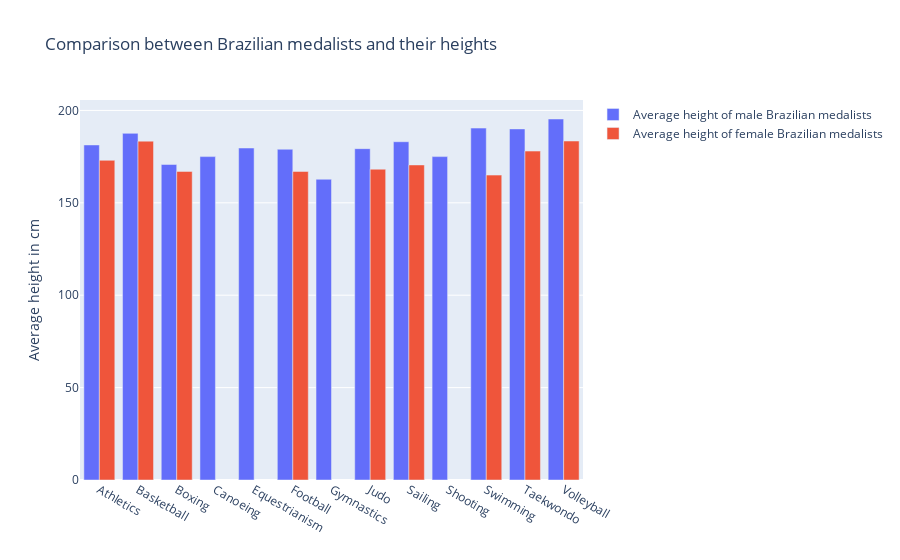

Notebook cell for this chart:
### Markdown cell above
Vamos caracterizar fisicamente nossos medalhistas, verificando se há alguma correlação entre o desempenho em certos esportes e o tipo físico dos atletas. 

Gere um gráfico de barras contendo os diferentes esportes no eixo X e a altura dos atletas no eixo Y. Utilize barras lado-a-lado para separar atletas do sexo masculino e feminino.

### Code cell
# Filtra os dados e salva no dataframe 'brazil_with_medals_masculine' apenas os registros de medalhistas brasileiros do
# sexo masculino
brazil_with_medals_masculine = brazil_with_medals.loc[brazil_with_medals['Sex'] == 'M']

# Filtra os dados e salva no dataframe 'brazil_with_medals_feminine' apenas os registros de medalhistas brasileiros do
# sexo feminino
brazil_with_medals_feminine = brazil_with_medals.loc[brazil_with_medals['Sex'] == 'F']

# Calcula a altura media dos medalhistas masculinos do Brasil por esporte
brazil_with_medals_masculine_by_sport_and_height = brazil_with_medals_masculine.groupby(["Sport"])["Height"].mean()

# Calcula a altura media dos medalhistas femininos do Brasil por esporte
brazil_with_medals_feminine_by_sport_and_height = brazil_with_medals_feminine.groupby(["Sport"])["Height"].mean()

# Realiza o merge dos dois dataframes de alturas medias em um dataframe 'data'
data = pd.merge(
    brazil_with_medals_masculine_by_sport_and_height,
    brazil_with_medals_feminine_by_sport_and_height,
    how='left',
    left_index = True,
    right_index = True,
)

# Renomeia as colunas
data.columns = ['Average height of male Brazilian medalists', 'Average height of female Brazilian medalists']

# Reseta o index do datafram para transforma em outra coluna
data.reset_index(inplace=True)

# Cria a figura do grafico no modo de agrupamento
fig = px.bar(
    title = 'Comparison between Brazilian medalists and their heights',
    barmode ='group'
)

# Adicionar as barras relativas aos medalhistas masculinos
fig.add_bar(
    x = data['Sport'],
    y = data['Average height of male Brazilian medalists'],
    name = 'Average height of male Brazilian medalists'
)

# Adicionar as barras relativas aos medalhistas femininos
fig.add_bar(
    x = data['Sport'],
    y = data['Average height of female Brazilian medalists'],
    name = 'Average height of female Brazilian medalists'
)

# Renomeia o eixo y
fig.update_yaxes(title_text='Average height in cm')

# Exibe o grafico
fig.show()

### Figure 1 — Plotly figure (JSON) as saved in the notebook; plotly's stock layout.template omitted (floating-point values rounded to 4 significant figures)
{"data": [{"name": "Average height of male Brazilian medalists", "type": "bar", "x": ["Athletics", "Basketball", "Boxing", "Canoeing", "Equestrianism", "Football", "Gymnastics", "Judo", "Sailing", "Shooting", "Swimming", "Taekwondo", "Volleyball"], "y": [181.3, 187.6, 170.8, 175, 179.7, 179.0, 162.8, 179.3, 183.1, 175, 190.4, 190, 195.4]}, {"name": "Average height of female Brazilian medalists", "type": "bar", "x": ["Athletics", "Basketball", "Boxing", "Canoeing", "Equestrianism", "Football", "Gymnastics", "Judo", "Sailing", "Shooting", "Swimming", "Taekwondo", "Volleyball"], "y": [173, 183.4, 167, null, null, 167.0, null, 168.2, 170.5, null, 165, 178, 183.4]}], "layout": {"barmode": "group", "legend": {"tracegroupgap": 0}, "title": {"text": "Comparison between Brazilian medalists and their heights"}, "xaxis": {"anchor": "y", "domain": [0, 1]}, "yaxis": {"anchor": "x", "domain": [0, 1], "title": {"text": "Average height in cm"}}}}
